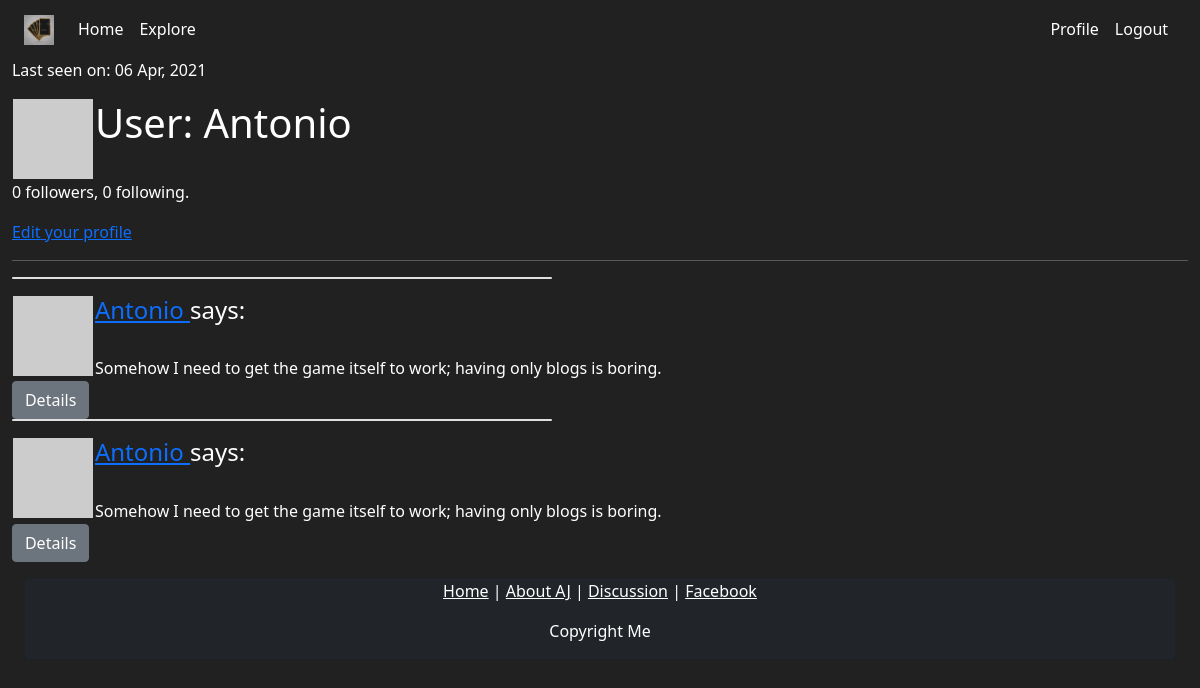
Page /user/Antonio (signed in) on the earlier database version.
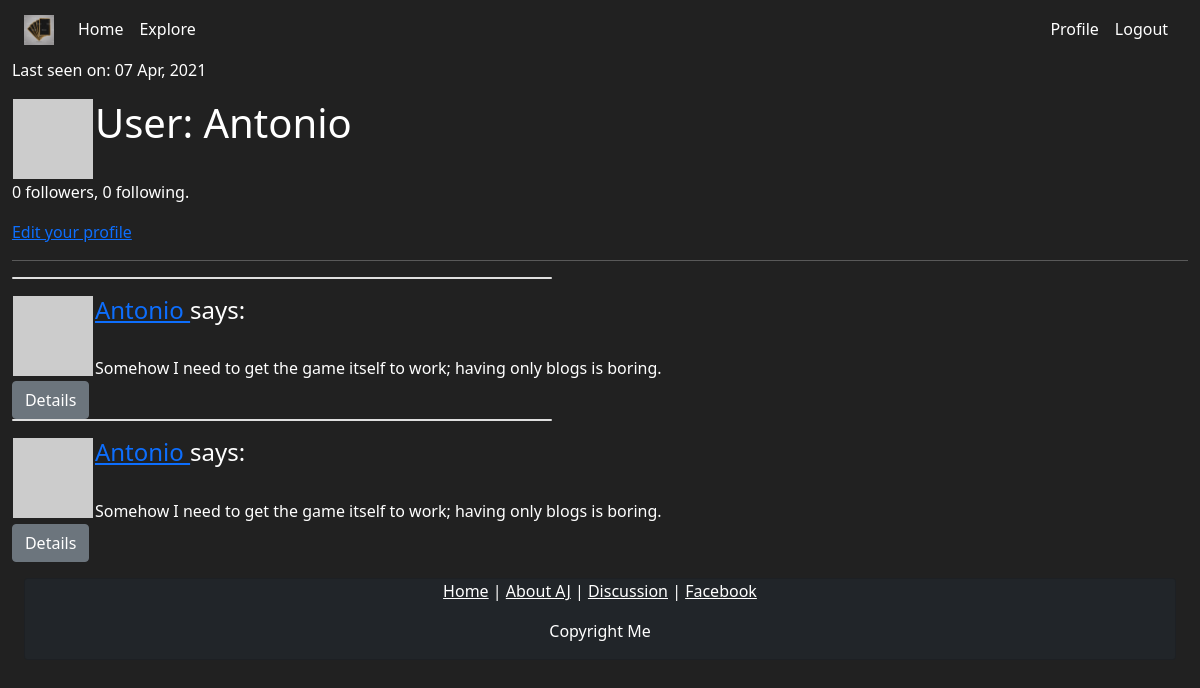
Same page on the later database version.
### app/models.py (models this page shows, shortened)
class User(UserMixin, db.Model):
    id = db.Column(db.Integer, primary_key=True)
    username = db.Column(db.String(64), index=True, unique=True)
    email = db.Column(db.String(120), index=True, unique=True)
    password_hash = db.Column(db.String(128))
    posts = db.relationship('Post', backref='author', lazy='dynamic')
    about_me = db.Column(db.String(140))
    last_seen = db.Column(db.DateTime, default=datetime.utcnow)
    def avatar(self, size):
        digest = md5(self.email.lower().encode('utf-8')).hexdigest()
        return 'https://www.gravatar.com/avatar/{}?d=identicon&s={}'.format(
            digest, size)
    followed = db.relationship(
        'User', secondary=followers,
        primaryjoin=(followers.c.follower_id == id),
        secondaryjoin=(followers.c.followed_id == id),
        backref=db.backref('followers', lazy='dynamic'), lazy='dynamic')

class Post(db.Model):
    id = db.Column(db.Integer, primary_key=True)
    body = db.Column(db.String(140))
    timestamp = db.Column(db.DateTime, index=True, default=datetime.utcnow)
    user_id = db.Column(db.Integer, db.ForeignKey('user.id'))

### app/routes.py (the view)
@app.route('/user/<username>')
@login_required
def user(username):
    user = User.query.filter_by(username=username).first_or_404()
    page = request.args.get('page', 1, type=int)
    posts = user.posts.order_by(Post.timestamp.desc()).paginate(
        page, app.config['POSTS_PER_PAGE'], False)
    next_url = url_for('user', username=user.username, page=posts.next_num) \
        if posts.has_next else None
    prev_url = url_for('user', username=user.username, page=posts.prev_num) \
        if posts.has_prev else None
    form = EmptyForm()
    return render_template('user.html', user=user, posts=posts.items,
                           next_url=next_url, prev_url=prev_url, form=form)

### app/models.py (called while the page is built)
@login.user_loader
def load_user(id):
    return User.query.get(int(id))

### app/routes.py (called while the page is built)
@app.before_request
def before_request():
    if current_user.is_authenticated:
        current_user.last_seen = datetime.utcnow()
        db.session.commit()

### app/templates/user.html (shortened to what this page needs)
{% extends "base.html" %}
{% block content %}
<table>
    <tr valign="top">
        <td><img src="{{ user.avatar(128) }}"></td>
        <td><h1>User: {{ user.username }}</h1></td>
        {% if user.last_seen %}<p>Last seen on: {{ user.last_seen.strftime("%d %b, %Y") }}</p>{% endif %}
    </tr>
</table>
<p>{{ user.followers.count() }} followers, {{ user.followed.count() }} following.</p>
{% if user == current_user %}
    <p><a href="{{ url_for('edit_profile') }}">Edit your profile</a></p>
{% endif %}
    <hr>
    {% for post in posts %}
        {% include '_post.html' %}
    {% endfor %}
{% endblock %}

### app/templates/base.html (shortened to what this page needs)
<!DOCTYPE html>
<html lang="en">
<head>
<link rel="stylesheet" href="https://cdnjs.cloudflare.com/ajax/libs/twitter-bootstrap/5.0.0-beta1/css/bootstrap.min.css">
<link rel="stylesheet" href="https://cdnjs.cloudflare.com/ajax/libs/font-awesome/5.15.2/css/all.min.css">
<link rel="stylesheet" href="/static/style.css">
</head>
<body>
    {% include 'navbar.html' %}
    {% block content %}{% endblock %}
<footer class="footer mt-auto py-3 bg-#212121">
    <div class="container-fluid">
        <div class="row">
            <div class="col-md-12">
                <div class="card bg-dark">
                    <p class="text-white" style="text-align:center">
                        <a href='/' class="text-white">Home</a> |
                        <a href='/aj' class="text-white">About AJ</a> |
                        <a href='/discussion' class="text-white">Discussion</a> |
                        <a href='/' class="text-white">Facebook</a>
                    </p>
                    <p class='text-white' style="text-align:center">Copyright Me</p>
                </div>
            </div>
        </div>
    </div>
</footer>
</body>
</html>

### app/templates/navbar.html (shortened to what this page needs)
{% block content %}
<nav class="navbar navbar-expand-lg navbar-dark">
    <div class="container-fluid">
        <a class="navbar-brand" href="{{ url_for('index') }}">
            <img src="/static/assets/cards.jpg" width="30" height="30" alt="Cards"/>
        </a>
      <div class="collapse navbar-collapse" id="navbarNav">
        <ul class="navbar-nav me-auto mb-2 mb-lg-0">
            <li class="nav-item"><a class="nav-link active" aria-current="page" href="{{ url_for('index') }}">Home </a></li>
            <li class="nav-item"><a class="nav-link active" aria-current="page" href="{{ url_for('explore') }}">Explore </a></li>
        </ul>
        <ul class="nav navbar-nav navbar-right">
            {% if current_user.is_anonymous %}
            <li class="nav-item"><a class="nav-link active" aria-current="page" href="{{ url_for('login') }}">Login </a></li>
            <li class="nav-item"><a class="nav-link active" aria-current="page" href="{{ url_for('register') }}">Register </a></li>
            {% else %}
            <li class="nav-item"><a class="nav-link active" aria-current="page" href="{{ url_for('user', username=current_user.username) }}">Profile </a></li>
            <li class="nav-item"><a class="nav-link active" aria-current="page" href="{{ url_for('logout') }}">Logout </a></li>
            {% endif %}
        </ul>
      </div>
    </div>
  </nav>
{% endblock %}

### app/templates/_post.html
<table>
    <tr valign="top">
        <div class="card mb-3" style="max-width:540px">
        <div class="row g-0">
        <td>
            <div class="col-md-4">
                <img src="{{ post.author.avatar(75) }}">
            </div>
        </td>
        <td>
            <h4 class='card-title'><a href="{{ url_for('user', username=post.author.username) }}">
                {{ post.author.username }}
            </a>
            says:</h4><br>{{ post.body }}
        </td>
    </div>
</div>
</tr>
</table>
<a href='{{ url_for("post_detail", post_id=post_id) }}'><button class='btn btn-secondary'>Details</button></a>

### app/static/style.css (style rules this page uses)
body, html { margin-left:0.5%; margin-right:0.5%; }

### app/templates/base.html (style rules this page uses)
body { background-color: #212121; color: white }

Differences in the rows shown:
changed User "Antonio": last_seen "06 Apr, 2021" → "07 Apr, 2021"
